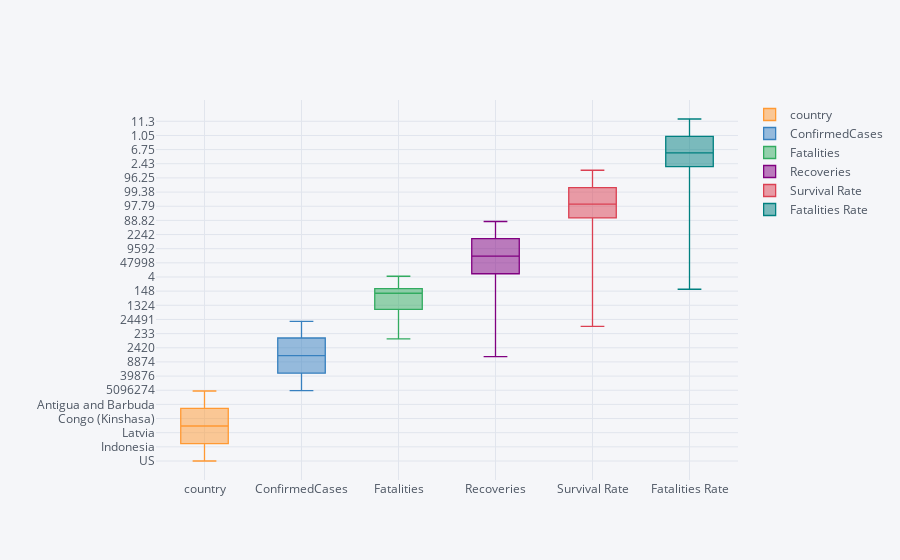

Notebook code cell kept with this figure:
### Code cell
df_groupby_country.iplot(kind='box')

### Figure 1 — Plotly figure (JSON) as saved in the notebook; plotly's stock layout.template omitted (floating-point values rounded to 4 significant figures; data arrays with more than 128 entries replaced by an {"elided": "..."} marker saying what was removed)
{"data": [{"boxpoints": false, "line": {"width": 1.3}, "marker": {"color": "rgba(255, 153, 51, 1.0)"}, "name": "country", "orientation": "v", "type": "box", "y": {"elided": "184 str values"}}, {"boxpoints": false, "line": {"width": 1.3}, "marker": {"color": "rgba(55, 128, 191, 1.0)"}, "name": "ConfirmedCases", "orientation": "v", "type": "box", "y": {"elided": "184 int values"}}, {"boxpoints": false, "line": {"width": 1.3}, "marker": {"color": "rgba(50, 171, 96, 1.0)"}, "name": "Fatalities", "orientation": "v", "type": "box", "y": {"elided": "184 int values"}}, {"boxpoints": false, "line": {"width": 1.3}, "marker": {"color": "rgba(128, 0, 128, 1.0)"}, "name": "Recoveries", "orientation": "v", "type": "box", "y": {"elided": "184 int values"}}, {"boxpoints": false, "line": {"width": 1.3}, "marker": {"color": "rgba(219, 64, 82, 1.0)"}, "name": "Survival Rate", "orientation": "v", "type": "box", "y": {"elided": "184 float values"}}, {"boxpoints": false, "line": {"width": 1.3}, "marker": {"color": "rgba(0, 128, 128, 1.0)"}, "name": "Fatalities Rate", "orientation": "v", "type": "box", "y": {"elided": "184 float values"}}], "layout": {"legend": {"bgcolor": "#F5F6F9", "font": {"color": "#4D5663"}}, "paper_bgcolor": "#F5F6F9", "plot_bgcolor": "#F5F6F9", "title": {"font": {"color": "#4D5663"}}, "xaxis": {"gridcolor": "#E1E5ED", "showgrid": true, "tickfont": {"color": "#4D5663"}, "title": {"font": {"color": "#4D5663"}, "text": ""}, "zerolinecolor": "#E1E5ED"}, "yaxis": {"gridcolor": "#E1E5ED", "showgrid": true, "tickfont": {"color": "#4D5663"}, "title": {"font": {"color": "#4D5663"}, "text": ""}, "zerolinecolor": "#E1E5ED"}}}
